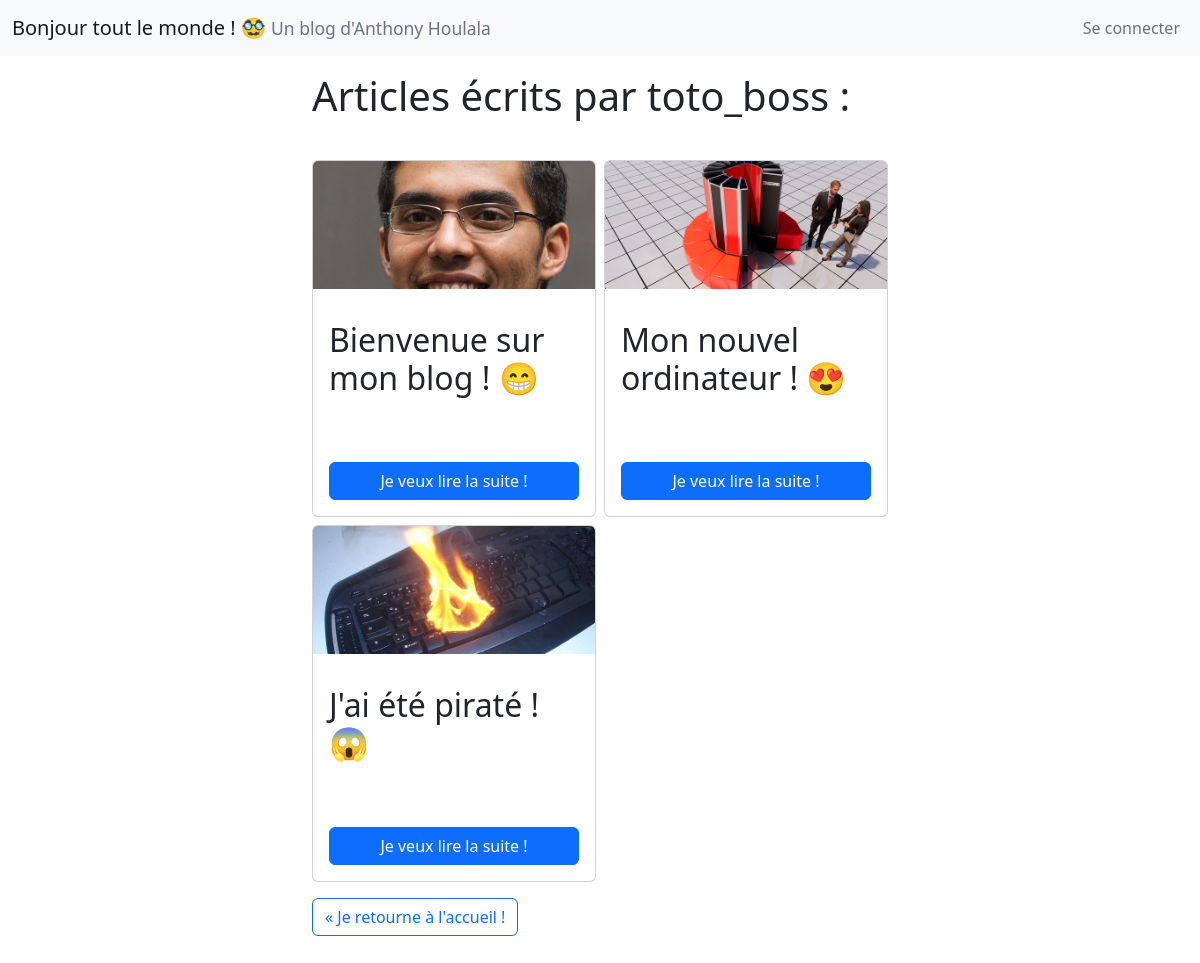
The page /user.php?id=1 on the database its author committed.
### tables this page shows
CREATE TABLE `user` (
  `id_user` int NOT NULL,
  `username` varchar(255) NOT NULL,
  `email` varchar(255) NOT NULL,
  `password` varchar(255) NOT NULL
);

CREATE TABLE `post` (
  `id_post` int NOT NULL,
  `title` varchar(255) NOT NULL,
  `content` text NOT NULL,
  `date` datetime NOT NULL,
  `id_author` int NOT NULL,
  `image` varchar(255) NOT NULL
);

### user.php (called while the page is built, shortened)
<?php
require_once './model/manager/PostManager.php';
require_once './model/manager/UserManager.php';
$id = sanitizeInput($_GET['id']);
$user = UserManager::getUserById($id);
$posts = PostManager::fetchAllPostsFromUserId($user->getUserId());
require_once './view/userView.php';

### model/manager/UserManager.php (called while the page is built, shortened)
<?php
require_once './model/classes/User.php';
class UserManager
{
  public static function getUserById(int $idUser): User|bool
  {
    $databaseHandle = dbConnect();
    $query = 'SELECT * FROM user WHERE id_user=:idUser';
    $statement = $databaseHandle->prepare($query);
    $statement->execute([
      'idUser' => $idUser
    ]);
    $statement->setFetchMode(PDO::FETCH_CLASS, 'User');
    return $statement->fetch();
  }
}

### model/classes/User.php (called while the page is built, shortened)
<?php
class User
{
  private string $username;
  public function getUsername(): string
  {
    return $this->username;
  }
}

### model/manager/PostManager.php (called while the page is built, shortened)
<?php
require_once './model/classes/Post.php';
class PostManager
{
  public static function fetchAllPostsFromUserId(int $userId): array
  {
    $databaseHandle = dbConnect();
    $query = 'SELECT * FROM post as P WHERE P.id_author = :userId';
    $statement = $databaseHandle->prepare($query);
    $statement->execute([
      'userId' => $userId
    ]);
    return $statement->fetchAll(PDO::FETCH_CLASS, 'Post');
  }
}

### model/classes/Post.php (called while the page is built, shortened)
<?php
class Post
{
  private int $id_post;
  private string $title;
  private string $image;
  public function getIdPost(): int
  {
    return $this->id_post;
  }
  public function getTitle(): string
  {
    return $this->title;
  }
  public function getImage(): string
  {
    return $this->image;
  }
}

### view/partials/blogpostCard.php (the view)
<div class="col-md-6">
  <div class="card h-100 my-3">
    <img src="<?php echo $post->getImage() ?>" class="card-img-top" alt="<?php echo $post->getTitle() ?>" style="max-height: 128px; object-fit: cover;">
    <div class="card-body d-flex flex-column justify-content-between">
      <h2 class="card-title my-3"><?php echo $post->getTitle() ?></h2>
      <a  href="blogpost.php?id=<?= $post->getIdPost() ?>" class="btn btn-primary mt-3">Je veux lire la suite !</a>
    </div>
  </div>
</div>

### view/userView.php
<?php
require_once './view/partials/header.php';
?>
<div class="container my-3 col-lg-6 offset-lg-3">
  <h1>Articles écrits par <?= $user->getUsername() ?> :</h1>
  <?php require_once './view/partials/blogPostsList.php'; ?>
  <a href="index.php" class="btn btn-outline-primary my-3">&laquo; Je retourne à l'accueil !</a>
</div>
<?php
require_once './view/partials/footer.php';

### view/partials/blogPostsList.php
<div class="row g-2 my-3">
  <?php
  foreach ($posts as $post) {
    require 'blogpostCard.php';
  }
  ?>
</div>

### rows shown on the page
user: username "toto_boss"
post: image (picture), title "Bienvenue sur mon blog ! 😁"
post: image (picture), title "Mon nouvel ordinateur ! 😍"
post: image (picture), title "J'ai été piraté ! 😱"
